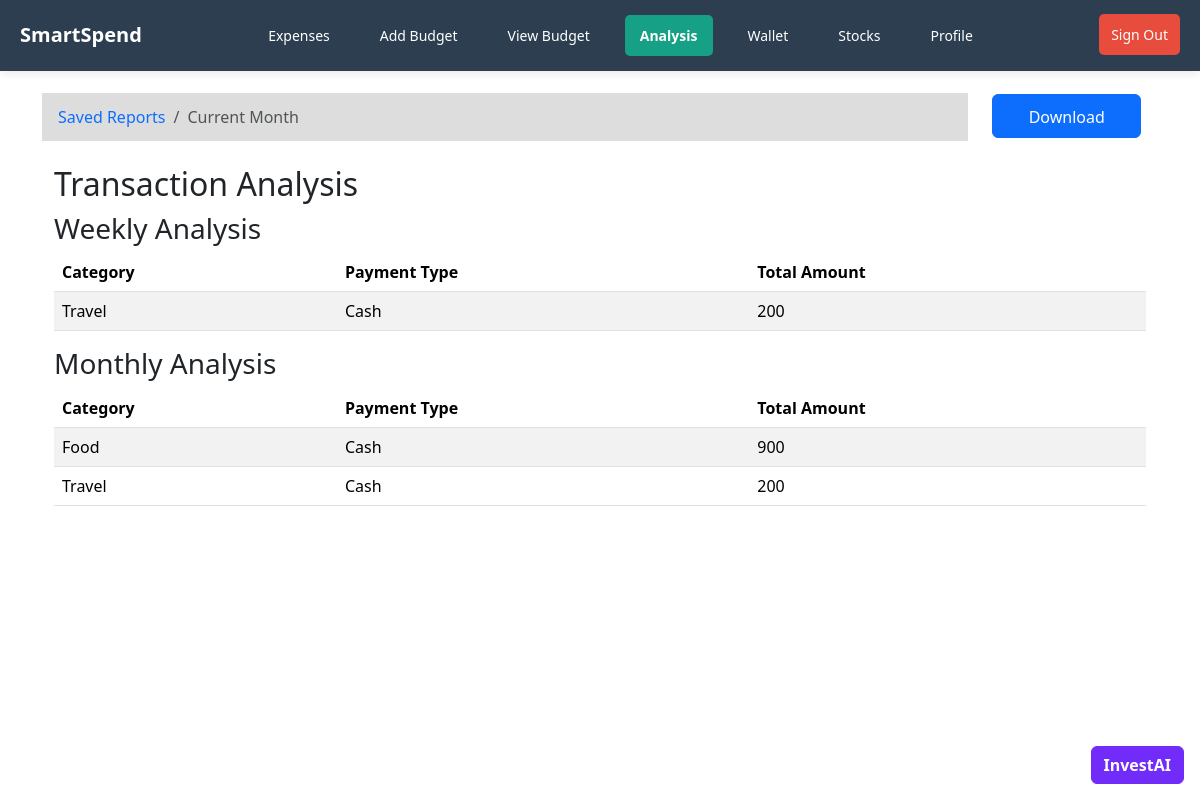
Screenshot of /stats/ with the database file from the repository.
### transactions/models.py (models this page shows, shortened)
class Transaction(models.Model):
    account = models.ForeignKey(BankAccount, on_delete=models.CASCADE)
    transaction_id = models.CharField(max_length=100, unique=True)  # Unique identifier
    amount = models.DecimalField(max_digits=10, decimal_places=2)
    transaction_type = models.CharField(max_length=10, choices=[('credit', 'Credit'), ('debit', 'Debit')])
    timestamp = models.DateTimeField()  # Timestamp of the transaction
    description = models.TextField(blank=True)  # Parsed description from the SMS
    category = models.CharField(max_length=266,default="")
    new_balance = models.DecimalField(max_digits=12, decimal_places=2, null=True, blank=True)
    payment_type = models.CharField(max_length=255, default='Cash')
    is_debited = models.BooleanField(default=False)

### transactions/views.py (the view)
# urls.py: path('stats/', views.stats_view, name='stats'),
def stats_view(request):
    today = now().date()
    start_of_week = today - timedelta(days=today.weekday())
    start_of_month = today.replace(day=1)
    weekly_transactions = Transaction.objects.filter(timestamp__date__gte=start_of_week)
    monthly_transactions = Transaction.objects.filter(timestamp__date__gte=start_of_month)
    weekly_analysis = weekly_transactions.values(
        grouped_category=F('category'),
        grouped_payment_type=F('payment_type')
    ).annotate(total_amount=Sum('amount'))
    monthly_analysis = monthly_transactions.values(
        grouped_category=F('category'),
        grouped_payment_type=F('payment_type')
    ).annotate(total_amount=Sum('amount'))
    context = {
        'weekly_analysis': weekly_analysis,
        'monthly_analysis': monthly_analysis,
    }
    return render(request,'expenses/stats.html',context)

### templates/expenses/stats.html (shortened to what this page needs)
{% extends "base.html" %}
{% load static %}
 {% block content %}
<div class="container" style="margin-top:7%;">
<div class="row">
    <div class="col-md-10">
        <nav aria-label="breadcrumb">
        <ol class="breadcrumb" style="
                                        background-color: #dddddd;
                                        padding-left:1%;
                                        margin-top:1%;
                                        padding-top:0.5%;
                                        padding: .75rem 1rem;">
          <li class="breadcrumb-item"><a href="" style="text-decoration:none;">Saved Reports</a></li>
          <li class="breadcrumb-item active" aria-current="page">Current Month</li>
        </ol>
      </nav>
    </div>
      <div class="col-md-2" style="margin-top:0.9%;">
        <a href="{% url 'export_csv' %}" class="btn btn-primary" style="
        height: 70%;
        width: 90%;
        padding-top: 6%;"
        >Download</a>
      </div>
    </div>
    <div class="container mt-2">
      <h2>Transaction Analysis</h2>
      <h3>Weekly Analysis</h3>
      <table class="table table-striped">
          <thead>
              <tr>
                  <th>Category</th>
                  <th>Payment Type</th>
                  <th>Total Amount</th>
              </tr>
          </thead>
          <tbody>
              {% for analysis in weekly_analysis %}
              <tr>
                  <td>{{ analysis.grouped_category  }}</td>
                  <td>{{ analysis.grouped_payment_type  }}</td>
                  <td>{{ analysis.total_amount }}</td>
              </tr>
              {% empty %}
              <tr>
                  <td colspan="3">No transactions found for this week.</td>
              </tr>
              {% endfor %}
          </tbody>
      </table>
      <h3>Monthly Analysis</h3>
      <table class="table table-striped">
          <thead>
              <tr>
                  <th>Category</th>
                  <th>Payment Type</th>
                  <th>Total Amount</th>
              </tr>
          </thead>
          <tbody>
              {% for analysis in monthly_analysis %}
              <tr>
                  <td>{{ analysis.grouped_category  }}</td>
                  <td>{{ analysis.grouped_payment_type  }}</td>
                  <td>{{ analysis.total_amount }}</td>
              </tr>
              {% empty %}
              <tr>
                  <td colspan="3">No transactions found for this month.</td>
              </tr>
              {% endfor %}
          </tbody>
      </table>
  </div>
</div>
{% endblock  %}

### rows the page displays
Transaction: grouped_category "Travel", grouped_payment_type "Cash", total_amount "200"

### other values shown
{{ analysis.grouped_category }} "Food"
{{ analysis.grouped_payment_type }} "Cash"
{{ analysis.total_amount }} "900"
